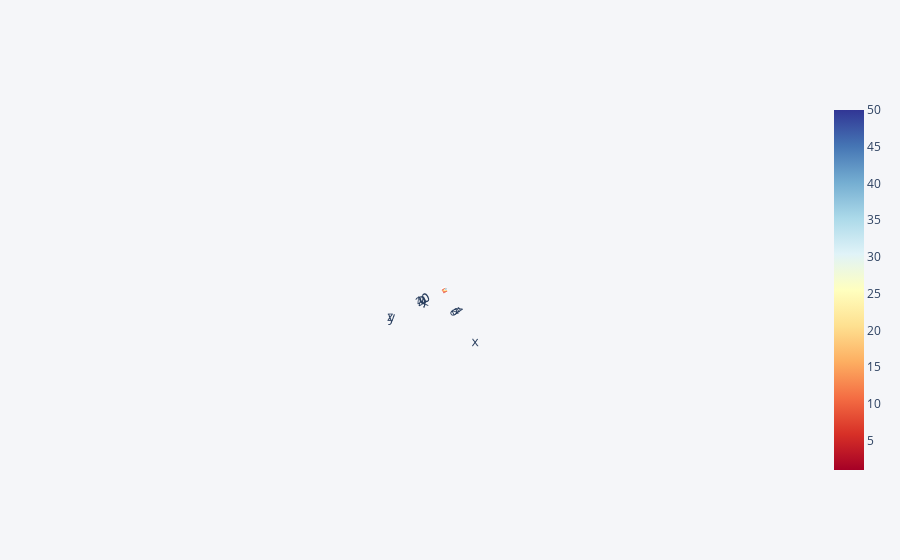

The code cell stored with this chart in its notebook:
### Code cell
df3.iplot(kind='surface',colorscale='rdylbu')

### Figure 1 — Plotly figure (JSON) as saved in the notebook; plotly's stock layout.template omitted (floating-point values rounded to 4 significant figures)
{"data": [{"colorscale": [[0, "rgb(165,0,38)"], [0.1, "rgb(215,48,39)"], [0.2, "rgb(244,109,67)"], [0.3, "rgb(253,174,97)"], [0.4, "rgb(254,224,144)"], [0.5, "rgb(255,255,191)"], [0.6, "rgb(224,243,248)"], [0.7, "rgb(171,217,233)"], [0.8, "rgb(116,173,209)"], [0.9, "rgb(69,117,180)"], [1, "rgb(49,54,149)"]], "type": "surface", "x": [0, 1, 2, 3, 4], "y": ["x", "y", "z"], "z": [[1, 2, 3, 4, 5], [10, 20, 30, 40, 50], [5, 4, 3, 2, 1]]}], "layout": {"autosize": true, "dragmode": "zoom", "legend": {"bgcolor": "#F5F6F9", "font": {"color": "#4D5663"}}, "paper_bgcolor": "#F5F6F9", "plot_bgcolor": "#F5F6F9", "scene": {"aspectmode": "auto", "aspectratio": {"x": 1, "y": 1, "z": 1}, "camera": {"center": {"x": 0, "y": 0, "z": 0}, "eye": {"x": -13.59, "y": -23.95, "z": 95.97}, "projection": {"type": "perspective"}, "up": {"x": 0, "y": 0, "z": 1}}, "dragmode": "turntable"}, "title": {"font": {"color": "#4D5663"}}, "xaxis": {"gridcolor": "#E1E5ED", "showgrid": true, "tickfont": {"color": "#4D5663"}, "title": {"font": {"color": "#4D5663"}, "text": ""}, "zerolinecolor": "#E1E5ED"}, "yaxis": {"gridcolor": "#E1E5ED", "showgrid": true, "tickfont": {"color": "#4D5663"}, "title": {"font": {"color": "#4D5663"}, "text": ""}, "zerolinecolor": "#E1E5ED"}}}
